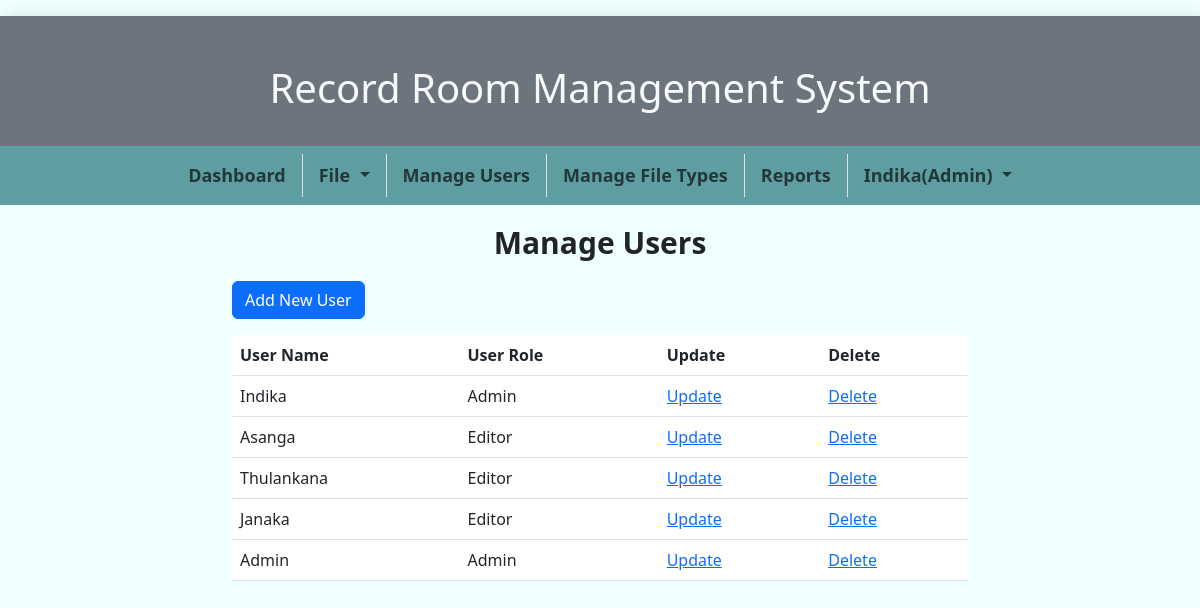
Page /ManageUsers.php (signed in) on the earlier database version.
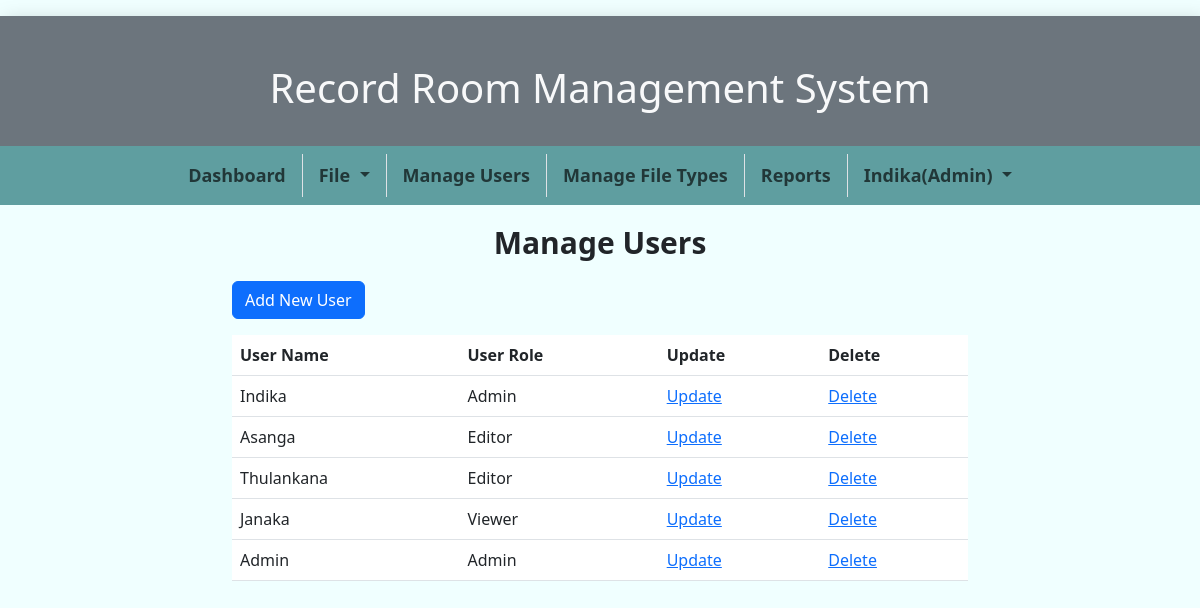
Same page on the later database version.
### tables this page shows
CREATE TABLE `users` (
  `userId` int(3) NOT NULL,
  `userName` varchar(100) NOT NULL,
  `userRole` enum('Admin','Editor','Viewer') NOT NULL DEFAULT 'Viewer',
  `password` varchar(255) NOT NULL
);

### ManageUsers.php (the view, shortened to what this page needs)
<!DOCTYPE html>
<html lang="en">
<head>
    <link href="https://cdn.jsdelivr.net/npm/bootstrap@5.3.0/dist/css/bootstrap.min.css" rel="stylesheet">
    <link rel="stylesheet" href="css/styles.css">
</head>
<body>
    <?php include "header.php" ?>
    <div class="container">
        <div class="row justify-content-center">
            <div class="col-md-8">
                <h1 class="title">Manage Users</h1>
            </div>
        </div>
        <div class="row justify-content-center">
            <div class="col-md-8">
                <a class="btn btn-primary" href="addnewuser.php?mode=n" role="button">Add New User</a>
            </div>
        </div>
        <div class="row justify-content-center">
            <div class="col-md-8 mt-3">
                <div>
                    <table class="table">
                        <thead>
                            <tr>
                                <th scope="col">User Name</th>
                                <th scope="col">User Role</th>
                                <th scope="col">Update</th>
                                <th scope="col">Delete</th>
                            </tr>
                        </thead>
                        <tbody>
                            <?php
                            include("db_connection.php");
                            $result = mysqli_query($conn, "SELECT * FROM users");
                            while ($row = mysqli_fetch_assoc($result)) {
                                echo "<tr>
                                <td>" . $row['userName'] . "</td>
                                <td>" . $row['userRole'] . "</td>
                                <td><a href='AddNewUser.php?mode=u&uname=" . $row['userName'] . "'>Update</a></td>
                                <td><a href='AddNewUser.php?mode=d&uname=" . $row['userName'] . "'>Delete</a></td>
                                </tr>";
                            }
                            ?>
                        </tbody>
                    </table>
                </div>
            </div>
        </div>
    </div>
</body>
</html>

### header.php (shortened to what this page needs)
<div id="header">
    <div class="my-3 bg-secondary">
        <div class="row text-center text-light">
            <div class="col  my-5  ">
                <h1>Record Room Management System</h1>
            </div>
        </div>
    </div>
</div>
<div class="row">
    <div class="col">
        <nav class="navbar navbar-expand-lg primary-border-subtle" style="background-color: cadetblue;">
            <div class="container">
                <div class="collapse navbar-collapse justify-content-center" id="navbarNavDropdown">
                    <ul class="navbar-nav mx-auto" style="font-size: large; font-weight: bold;">
                        <li class="nav-item border-end pe-2 me-2">
                            <a class="nav-link" href="index.php">Dashboard</a>
                        </li>
                        <li class="nav-item dropdown  border-end pe-2 me-2">
                            <a class="nav-link dropdown-toggle" href="#" data-bs-toggle="dropdown">
                                File
                            </a>
                        </li>
                        <li class="nav-item border-end pe-2 me-2">
                            <a class="nav-link" href="ManageUsers.php">Manage Users</a>
                        </li>
                        <li class="nav-item border-end pe-2 me-2">
                            <a class="nav-link" href="ManageFileTypes.php">Manage File Types</a>
                        </li>
                        <li class="nav-item border-end pe-2 me-2">
                            <a class="nav-link" href="Reports.php">Reports</a>
                        </li>
                        <li class="nav-item dropdown">
                            <a class="nav-link dropdown-toggle" href="#" data-bs-toggle="dropdown">
                                <i class="fas fa-user"></i> <?php echo isset($_SESSION['user'])?$_SESSION['user']."(".$_SESSION['role'].")":'User';?>
                            </a>
                        </li>
                    </ul>
                </div>
            </div>
        </nav>
    </div>
</div>

### css/styles.css (style rules this page uses)
body { margin: auto; background-color: azure; overflow-x: hidden; }
#header { height: 130px; filter: drop-shadow(5px 5px 10px rgba(0, 0, 0, 0.2)); }
.title { margin-top: 20px; margin-bottom: 20px; font-size: 30px; font-weight: 700; text-align: center; }

Differences in the rows shown:
changed users "Janaka": userRole "Editor" → "Viewer"
